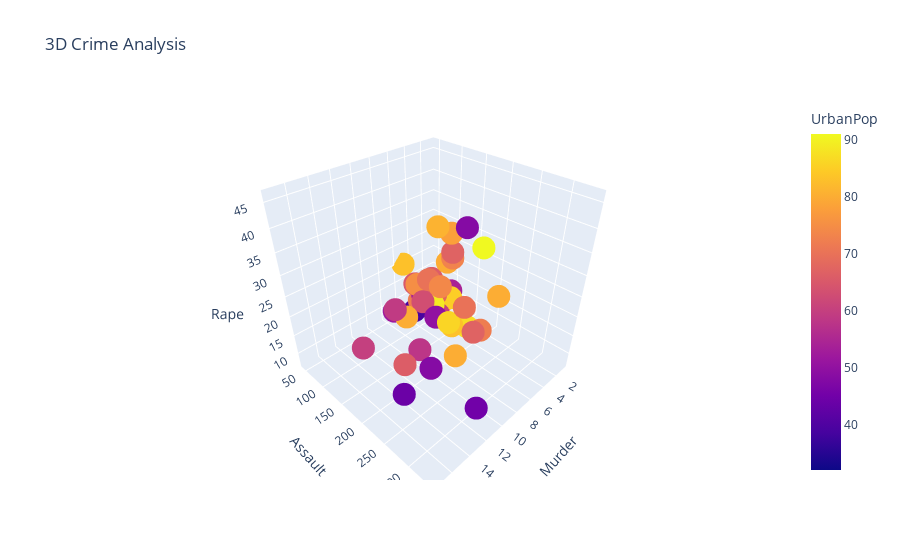

The cell this chart's notebook holds for it:
### Markdown cell above
Ici on peut simplement rémarquer qu'il n'y a pas une relation particulière entre la proportion de la population vivant en zone urbaine et les meutres dans un quelconque Etat.

### Code cell
# Nuage de points 3D (Murder vs Assault vs Rape)
fig = px.scatter_3d(data, x='Murder', y='Assault', z='Rape', color='UrbanPop', 
                    hover_name=data.index, title="3D Crime Analysis")
fig.show()

### Figure 1 — Plotly figure (JSON) as saved in the notebook; plotly's stock layout.template omitted (floating-point values rounded to 4 significant figures)
{"data": [{"hovertemplate": "<b>%{hovertext}</b><br><br>Murder=%{x}<br>Assault=%{y}<br>Rape=%{z}<br>UrbanPop=%{marker.color}<extra></extra>", "hovertext": [0, 1, 2, 3, 4, 5, 6, 7, 8, 9, 10, 11, 12, 13, 14, 15, 16, 17, 18, 19, 20, 21, 22, 23, 24, 25, 26, 27, 28, 29, 30, 31, 32, 33, 34, 35, 36, 37, 38, 39, 40, 41, 42, 43, 44, 45, 46, 47, 48, 49], "legendgroup": "", "marker": {"color": [58, 48, 80, 50, 91, 78, 77, 72, 80, 60, 83, 54, 83, 65, 57, 66, 52, 66, 51, 67, 85, 74, 66, 44, 70, 53, 62, 81, 56, 89, 70, 86, 45, 44, 75, 68, 67, 72, 87, 48, 45, 59, 80, 80, 32, 63, 73, 39, 66, 60], "coloraxis": "coloraxis", "symbol": "circle"}, "mode": "markers", "name": "", "scene": "scene", "showlegend": false, "type": "scatter3d", "x": [13.2, 10, 8.1, 8.8, 9, 7.9, 3.3, 5.9, 15.4, 17.4, 5.3, 2.6, 10.4, 7.2, 2.2, 6, 9.7, 15.4, 2.1, 11.3, 4.4, 12.1, 2.7, 16.1, 9, 6, 4.3, 12.2, 2.1, 7.4, 11.4, 11.1, 13, 0.8, 7.3, 6.6, 4.9, 6.3, 3.4, 14.4, 3.8, 13.2, 12.7, 3.2, 2.2, 8.5, 4, 5.7, 2.6, 6.8], "y": [236, 263, 294, 190, 276, 204, 110, 238, 335, 211, 46, 120, 249, 113, 56, 115, 109, 249, 83, 300, 149, 255, 72, 259, 178, 109, 102, 252, 57, 159, 285, 254, 337, 45, 120, 151, 159, 106, 174, 279, 86, 188, 201, 120, 48, 156, 145, 81, 53, 161], "z": [21.2, 44.5, 31, 19.5, 40.6, 38.7, 11.1, 15.8, 31.9, 25.8, 20.2, 14.2, 24, 21, 11.3, 18, 16.3, 22.2, 7.8, 27.8, 16.3, 35.1, 14.9, 17.1, 28.2, 16.4, 16.5, 46, 9.5, 18.8, 32.1, 26.1, 16.1, 7.3, 21.4, 20, 29.3, 14.9, 8.3, 22.5, 12.8, 26.9, 25.5, 22.9, 11.2, 20.7, 26.2, 9.3, 10.8, 15.6]}], "layout": {"coloraxis": {"colorbar": {"title": {"text": "UrbanPop"}}, "colorscale": [[0, "#0d0887"], [0.1111, "#46039f"], [0.2222, "#7201a8"], [0.3333, "#9c179e"], [0.4444, "#bd3786"], [0.5556, "#d8576b"], [0.6667, "#ed7953"], [0.7778, "#fb9f3a"], [0.8889, "#fdca26"], [1, "#f0f921"]]}, "legend": {"tracegroupgap": 0}, "scene": {"domain": {"x": [0, 1], "y": [0, 1]}, "xaxis": {"title": {"text": "Murder"}}, "yaxis": {"title": {"text": "Assault"}}, "zaxis": {"title": {"text": "Rape"}}}, "title": {"text": "3D Crime Analysis"}}}
